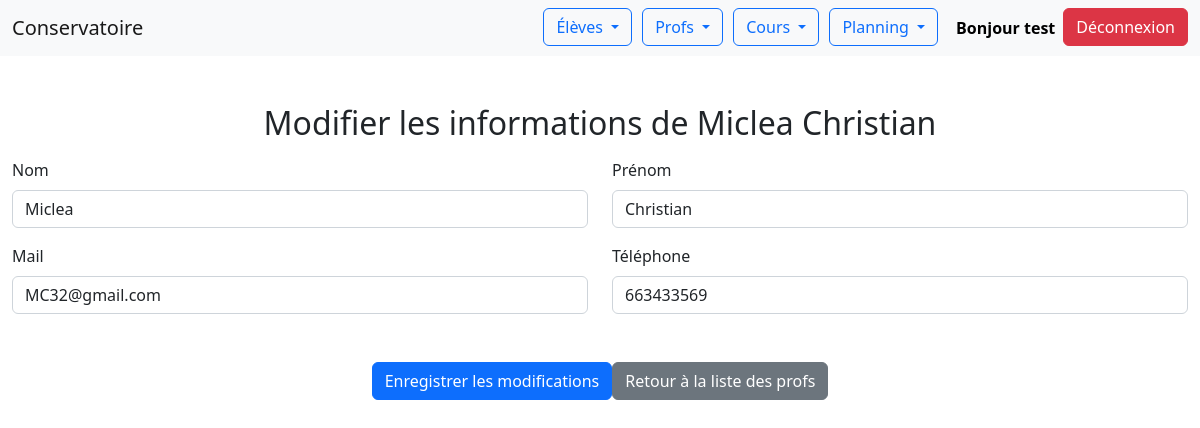
/Conservatoire/index.php?uc=personne&action=editer_formprof&id=60 (signed in), run on the app's committed database.
### tables this page shows
CREATE TABLE `personne` (
  `ID` int(11) NOT NULL,
  `NOM` char(32) DEFAULT NULL,
  `PRENOM` char(32) DEFAULT NULL,
  `TEL` int(11) DEFAULT NULL,
  `MAIL` char(32) DEFAULT NULL,
  `ADRESSE` char(32) DEFAULT NULL
);

### Conservatoire/Modeles/monPdo.php (called while the page is built, shortened)
<?php
class MonPdo
{
    private static $serveur='mysql:host=localhost';
    private static $bdd='dbname=kurghsvm_conservatoire';
    private static $user='kurghsvm_Christian' ;
    private static $mdp='APcn9v6zKbxL3yh' ;
    private static $unPdo = null;
    private function __construct()
    {
        MonPdo::$unPdo = new PDO(MonPdo::$serveur.';'.MonPdo::$bdd, MonPdo::$user, MonPdo::$mdp);
        MonPdo::$unPdo->query("SET CHARACTER SET utf8");
        MonPdo::$unPdo->setAttribute(PDO::ATTR_ERRMODE, PDO::ERRMODE_EXCEPTION);
    }
    public static function getInstance()
    {
        if (self::$unPdo == null) {
            self::$monPdo = new MonPdo();
        }
        return self::$unPdo;
    }
}
?>

### Conservatoire/Modeles/personne.class.php (called while the page is built, shortened)
<?php
class personne
{
        private $ID;
        private $NOM;
        private $PRENOM;
        private $TEL;
        private $MAIL;
        public function getID()
        {
                return $this->ID;
        }
        public function getNOM()
        {
                return $this->NOM;
        }
        public function getPRENOM()
        {
                return $this->PRENOM;
        }
        public function getTEL()
        {
                return $this->TEL;
        }
        public function getMAIL()
        {
                return $this->MAIL;
        }
        public static function getById($id)
        {
                $req = MonPdo::getInstance()->prepare("SELECT * FROM personne WHERE ID = :id");
                $req->bindValue(':id', $id, PDO::PARAM_INT);
                $req->setFetchMode(PDO::FETCH_CLASS | PDO::FETCH_PROPS_LATE, 'personne');
                $req->execute();
                return $req->fetch();
        }
}
?>

### Conservatoire/Vues/editerprof.php (the view, shortened to what this page needs)
<?php
require_once 'Modeles/monPdo.php';
?>
<!DOCTYPE html>
<html lang="en">
<?php
require_once 'Modeles/personne.class.php';
?>
<head>
    <link rel='stylesheet' href='https://cdn.jsdelivr.net/npm/bootstrap@5.2.0/dist/css/bootstrap.min.css'>
</head>
<body>
<?php include("header/header.php") ?>
    <div class="position-relative mt-5 mb-3">
        <h2 class="d-flex justify-content-center mt-5">Modifier les informations de <?php echo $personne->getNOM() . " " . $personne->getPRENOM(); ?></h2>
    </div>
    <div class="container-fluid position-relative mt-3">
        <form action="index.php?uc=personne&action=editerprof&id=<?php echo $personne->getID(); ?>" method="POST">
            <div class="row">
                <div class="col">
                    <label for="nom" class="form-label">Nom</label>
                    <input type="text" class="form-control" id="nom" name="nom" value="<?php echo $personne->getNOM(); ?>">
                </div>
                <div class="col">
                    <label for="prenom" class="form-label">Prénom</label>
                    <input type="text" class="form-control" id="prenom" name="prenom" value="<?php echo $personne->getPRENOM(); ?>">
                </div>
            </div>
            <div class="row mt-3">
                <div class="col">
                    <label for="mail" class
                    ="form-label">Mail</label>
                <input type="email" class="form-control" id="mail" name="mail" value="<?php echo $personne->getMAIL(); ?>">
            </div>
            <div class="col">
                <label for="tel" class="form-label">Téléphone</label>
                <input type="text" class="form-control" id="tel" name="tel" value="<?php echo $personne->getTEL(); ?>">
            </div>
        </div>
        <div class="d-flex justify-content-center mt-5">
            <button type="submit" class="btn btn-primary">Enregistrer les modifications</button>
            <a href="index.php?uc=personne&action=listeprof" class="btn btn-secondary">Retour à la liste des profs</a>
        </div>
    </form>
</div>
</body>
</html>

### data on the page
personne: NOM "Miclea", PRENOM "Christian", nom "Miclea", prenom "Christian", mail "MC32@gmail.com", tel "663433569"

### other printed values
$_SESSION['user_id'] "test"
